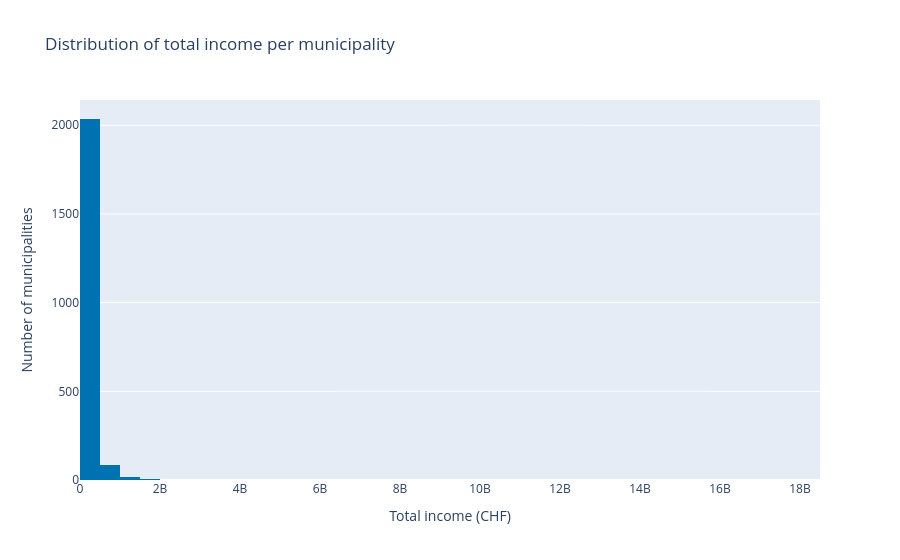

Notebook cell for this chart:
### Code cell
fig = px.histogram(
    income_df,
    x="Total_income",
    nbins=50,
    color_discrete_sequence=["#0072B2"],
    title="Distribution of total income per municipality",
)
fig.update_layout(xaxis_title="Total income (CHF)", yaxis_title="Number of municipalities")
fig.show()

### Figure 1 — Plotly figure (JSON) as saved in the notebook; plotly's stock layout.template omitted (floating-point values rounded to 4 significant figures; data arrays with more than 128 entries replaced by an {"elided": "..."} marker saying what was removed)
{"data": [{"bingroup": "x", "hovertemplate": "Total_income=%{x}<br>count=%{y}<extra></extra>", "legendgroup": "", "marker": {"color": "#0072B2", "pattern": {"shape": ""}}, "name": "", "nbinsx": 50, "orientation": "v", "showlegend": false, "type": "histogram", "x": {"elided": "2148 int values"}, "xaxis": "x", "yaxis": "y"}], "layout": {"barmode": "relative", "legend": {"tracegroupgap": 0}, "title": {"text": "Distribution of total income per municipality"}, "xaxis": {"anchor": "y", "domain": [0, 1], "title": {"text": "Total income (CHF)"}}, "yaxis": {"anchor": "x", "domain": [0, 1], "title": {"text": "Number of municipalities"}}}}
